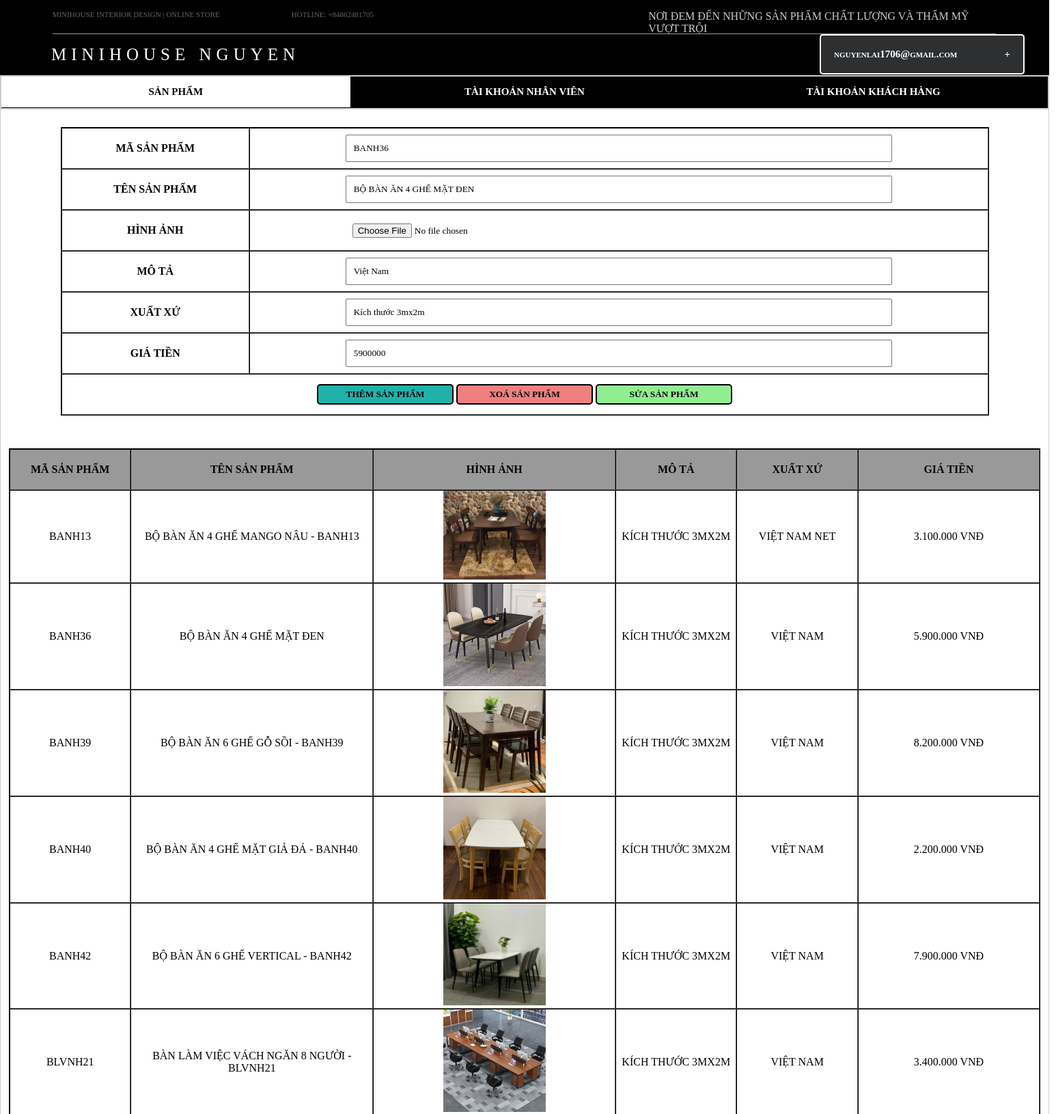
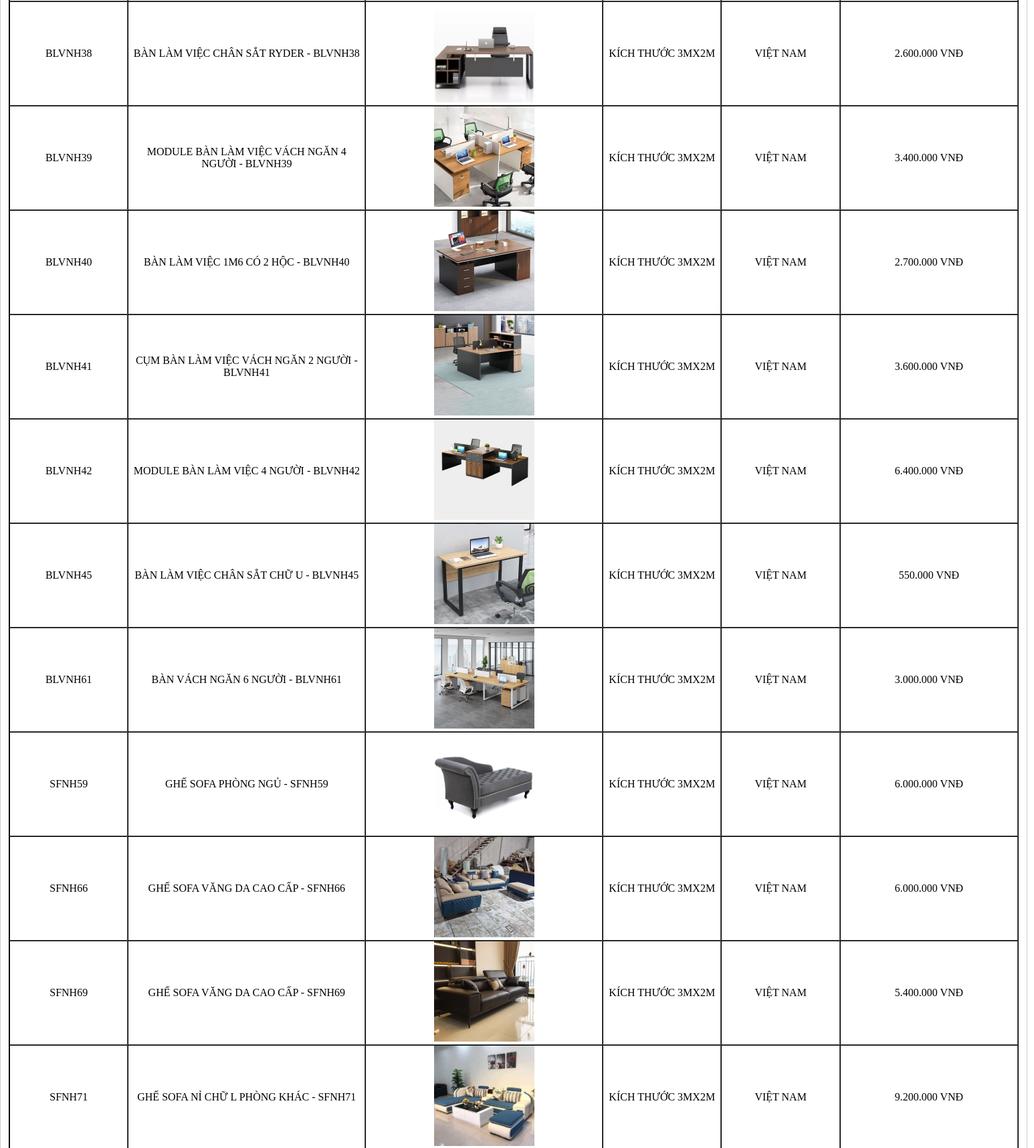
The page /Source/admin-page.php?masp=BANH36 (signed in, upper part) on the database its author committed (2 pictures, top to bottom).
### tables this page shows
CREATE TABLE IF NOT EXISTS `sanpham` (
  `masp` varchar(100) NOT NULL,
  `tensp` varchar(255) NOT NULL,
  `hinhanh` varchar(100) NOT NULL,
  `giatien` float NOT NULL,
  `mota` varchar(255) NOT NULL,
  `xuatxu` varchar(255) NOT NULL,
  `madm_fk` varchar(100) DEFAULT NULL,
  `manv_fk` varchar(100) DEFAULT NULL,
  `makho_fk` varchar(100) DEFAULT NULL,
  PRIMARY KEY (`masp`)
);

### controller/clsAdmin.php (the view, shortened to what this page needs)
<?php
    class AdminPage extends myFile{
        function connect() {
            $con = mysqli_connect("localhost", "nguyenhoang", "10897105", "minihouse-website");
            if(!$con) {
                die("Không thể kết nối tới cơ sở dữ liệu");
                exit();
            }
            else {
                mysqli_set_charset($con, "utf8");
                return $con;
            }
        }
        function loadListProduct($sql){
            $link = $this->connect();
            $result = mysqli_query($link,$sql);
            $i = mysqli_num_rows($result);
            if($i>0){
                while($row = mysqli_fetch_array($result)){
                    $masp = $row['masp'];
                    $tensp = $row['tensp'];
                    $hinhanh = $row['hinhanh'];
                    $giatien = $row['giatien'];
                    $mota = $row['mota'];
                    $xuatxu = $row['xuatxu'];
                    echo '<tr>
                            <td>
                                <a class="link-product" href="?masp='.$masp.'">'.$masp.'</a>
                            </td>
                            <td><a class="link-product" href="?masp='.$masp.'">'.$tensp.'</a></td>
                            <td><img src="../img/img_products/'.$hinhanh.'" alt="" width="150px"></td>
                            <td><a class="link-product" href="?masp='.$masp.'">'.$mota.'</a></td>
                            <td><a class="link-product" href="?masp='.$masp.'">'.$xuatxu.'</a></td>
                            <td><a class="link-product" href="?masp='.$masp.'">'.number_format($giatien,0," ",".").' VNĐ</a></td>
                        </tr>';
                }
            }
        }
        function getColumnPD($sql){
            $link = $this->connect();
            $result = mysqli_query($link,$sql);
            $i = mysqli_num_rows($result);
            $value = '';
            if($i>0){
                while($row = mysqli_fetch_array($result)){
                    $pdCode = $row[0];
                    $value = $pdCode;
                }
            }
            return $value;
        }
    }
?>

### Source/admin-page.php (shortened to what this page needs)
<?php
    include("../controller/clsAdmin.php");
    $p = new AdminPage();
    $getPdCode = 0;
    if(isset($_REQUEST['masp'])){
        $getPdCode = $_REQUEST['masp'];
    }
?>
<!DOCTYPE html>
<html lang="en">
<head>
    <link rel="stylesheet" href="../css/admin-page.css">
</head>
<body>
    <div class="container">
        <div class="header">
            <div class="header-top">
                <div class="top-left">
                    <a class="top-link" href="">MINIHOUSE INTERIOR DESIGN |</a>
                    <a class="top-link" href="">ONLINE STORE</a>
                </div>
                <div class="top-right">HOTLINE: +84862481705</div>
                <div class="slogan-box">
                   NƠI ĐEM ĐẾN NHỮNG SẢN PHẨM CHẤT LƯỢNG VÀ THẨM MỸ VƯỢT TRỘI
                </div>
            </div>
            <div class="header-bottom">
                <div class="text-logo">
                    <a href="" class="text-logo-link" id="text-logo-link">
                        MINIHOUSE NGUYEN HOANG
                    </a>
                </div>
                <?php
                    if($_SESSION['taikhoan']){
                        echo '<div class="username-login">
                                <nav>
                                    <label for="touch"><span id="touch-name">'.$_SESSION['taikhoan'].'</span></label>
                                    <input type="checkbox" name="touch" id="touch">
                                    <ul class="slide">
                                        <li><a href="">ĐỔI MẬT KHẨU</a></li>
                                        <li><a href="adminListOrders.php">QUẢN LÝ ĐƠN HÀNG KHÁCH HÀNG</a></li>
                                        <li><a href="logout.php">ĐĂNG XUẤT</a></li>
                                    </ul>
                                </nav>
                            </div>';
                    }
                ?>
            </div>
        </div>
        <div class="content">
            <div class="tab">
                <button class="tablinks" onclick="openForm(event, 'Products')" id="defaultOpen">SẢN PHẨM</button>
                <button class="tablinks" onclick="openForm(event, 'Employees')" >TÀI KHOẢN NHÂN VIÊN</button>
                <button class="tablinks" onclick="openForm(event, 'Customers')" >TÀI KHOẢN KHÁCH HÀNG</button>
            </div>
            <div class="tabcontent" id="Products">
                <form id="load-product" class="load-product" action="" method="post" enctype="multipart/form-data">
                    <div class="table-control-pd">
                        <table class="table-pd" border="1" cellspacing="0">
                            <tr class="row-pd">
                                <td class="column-pd">MÃ SẢN PHẨM</td>
                                <td class="column-pd">
                                    <input type="text" class="pd-code pd" name="pd-code" id="pd-code" value="<?php echo $p->getColumnPD("select masp from sanpham where masp='$getPdCode'") ?>">
                                </td>
                            </tr>
                            <tr class="row-pd">
                                <td class="column-pd">TÊN SẢN PHẨM</td>
                                <td class="column-pd">
                                    <input type="text" class="pd-name pd" name="pd-name" id="pd-name" value="<?php echo $p->getColumnPD("select tensp from sanpham where masp='$getPdCode'") ?>">
                                </td>
                            </tr>
                            <tr class="row-pd">
                                <td class="column-pd">HÌNH ẢNH</td>
                                <td class="column-pd">
                                    <input type="file" class="pd-image pd" name="pd-image" id="pd-image" value="<?php echo $p->getColumnPD("select hinhanh from sanpham where masp='$getPdCode'") ?>">
                                </td>
                            </tr>
                            <tr class="row-pd">
                                <td class="column-pd">MÔ TẢ</td>
                                <td class="column-pd">
                                    <input type="text" class="pd-origin pd" name="pd-origin" id="pd-origin" value="<?php echo $p->getColumnPD("select xuatxu from sanpham where masp='$getPdCode'") ?>">
                                </td>
                            </tr>
                            <tr class="row-pd">
                                <td class="column-pd">XUẤT XỨ</td>
                                <td class="column-pd">
                                    <input type="text" class="pd-description pd" name="pd-description" id="pd-description" value="<?php echo $p->getColumnPD("select mota from sanpham where masp='$getPdCode'") ?>">
                                </td>
                            </tr>
                            <tr class="row-pd">
                                <td class="column-pd">GIÁ TIỀN</td>
                                <td class="column-pd">
                                    <input type="text" class="pd-price pd" name="pd-price" id="pd-price" value="<?php echo $p->getColumnPD("select giatien from sanpham where masp='$getPdCode'") ?>">
                                </td>
                            </tr>
                            <tr class="row-pd">
                                <td class="column-pd" colspan="2">
                                    <button class="btn-add-pd" name="btn-pd" id="btn-add-pd" value="THÊM SẢN PHẨM">THÊM SẢN PHẨM</button>
                                    <button class="btn-delete-pd" name="btn-pd" id="btn-delete-pd" value="XOÁ SẢN PHẨM">XOÁ SẢN PHẨM</button>
                                    <button class="btn-update-pd" name="btn-pd" id="btn-update-pd" value="SỬA SẢN PHẨM">SỬA SẢN PHẨM</button>
                                </td>
                            </tr>
                        </table>
                    </div>
                </form>
                <form action="" method="POST">
                    <table border="1" cellspacing="0">
                        <tr>
                            <th>MÃ SẢN PHẨM</th>
                            <th>TÊN SẢN PHẨM</th>
                            <th>HÌNH ẢNH</th>
                            <th>MÔ TẢ</th>
                            <th>XUẤT XỨ</th>
                            <th>GIÁ TIỀN</th>
                        </tr>
                        <?php
                            $p->loadListProduct("select * from sanpham order by masp asc");
                        ?>
                    </table>
                </form>
            </div>
        </div>
    </div>
</body>
</html>

### css/admin-page.css (style rules this page uses)
:root { --background: #000; --color: #fff; --primary-font: Fira sans; }
* { box-sizing: border-box; padding: 0; margin: 0; font-family: Fira sans; }
.container { width: 1536px; height: 1835px; font-family: var(--primary-font); }
.header { width: 1536px; height: 110px; background-color: var(--background); color: var(--color); }
.header-top { width: 90%; height: 50px; border-bottom: 1px solid #999; display: flex; align-content: center; display: block; margin: 0 auto; position: relative; }
.top-left { width: 400px; height: 18px; font-size: 11px; position: absolute; top: 15px; }
.top-link { text-decoration: none; color: #666; }
.top-right { width: 200px; height: 20px; font-size: 11px; color: #666; position: absolute; top: 15px; left: 350px; }
.slogan-box { width: 510px; height: 30px; position: absolute; top: 15px; right: 0; color: #ccc; }
.header-bottom { width: 1536px; height: 60px; }
.text-logo { width: 500px; height: 60px; position: absolute; left: 75px; letter-spacing: 7px; font-weight: 300; font-size: 25px; line-height: 60px; }
.text-logo-link { color: var(--color); text-decoration: none; }
.username-login { width: 300px; height: 60px; position: absolute; left: 1200px; }
nav { width: 300px; background-color: #2d2f31; margin: 40px auto; }
span#touch-name { padding: 19px; border-radius: 5px; border: 2px solid #fff; background: #2d2f31; color: #fff; font-size: 15px; font-weight: bold; font-variant: small-caps; cursor: pointer; display: block; margin-top: -40px; }
span#touch-name::after { float: right; right: 10%; content: "+"; }
.content { width: 100%; height: 800px; }
.tab { width: 100%; height: 50px; overflow: hidden; border: 2px solid #ccc; background-color: #000; }
.tab button { width: 33.33%; font-weight: bold; font-size: 15px; background-color: inherit; float: left; color: #fff; border: none; outline: none; cursor: pointer; padding: 14px 16px; transition: .3s; }
.tab button.active { background-color: #fff; color: #000; }
.tabcontent { display: none; padding: 6px 12px; border: 1px solid #ccc; border-top: none; }
table { width: 100%; margin-top: 20px; border: 1px solid #000; text-transform: uppercase; }
tr:first-child { width: 100%; height: 60px; background-color: #999; }
tr { width: 100%; height: 60px; }
td:nth-child(1), th:nth-child(1) { width: 10%; text-align: center; }
td:nth-child(2), th:nth-child(2) { width: 20%; text-align: center; }
td:nth-child(3), th:nth-child(3) { width: 20%; text-align: center; }
td:nth-child(4), th:nth-child(4) { width: 10%; text-align: center;; }
td:nth-child(5), th:nth-child(5) { width: 10%; text-align: center; }
td:nth-child(6), th:nth-child(6) { width: 15%; text-align: center; }
.link-product { color: #000; text-decoration: none; }
.table-control-pd { width: 90%; display: block; margin: 0 auto; height: 450px; font-weight: bold; text-align: center; }
tr.row-pd { font-weight: bold; background-color: #fff; }
input.pd { width: 800px; padding: 10px; }
.btn-add-pd { width: 200px; padding: 5px; border: 2px solid #000; border-radius: 5px; font-weight: bold; background-color: lightseagreen; }
.btn-delete-pd { width: 200px; padding: 5px; border: 2px solid #000; border-radius: 5px; font-weight: bold; background-color: lightcoral; }
.btn-update-pd { width: 200px; padding: 5px; border: 2px solid #000; border-radius: 5px; font-weight: bold; background-color: lightgreen; }

### rows shown on the page
sanpham: pd-code "BANH36", pd-name "BỘ BÀN ĂN 4 GHẾ MẶT ĐEN", pd-origin "Việt Nam", pd-description "Kích thước 3mx2m", pd-price "5900000", masp "BANH36", tensp "BỘ BÀN ĂN 4 GHẾ MẶT ĐEN", hinhanh (picture), mota "KÍCH THƯỚC 3MX2M", xuatxu "VIỆT NAM", giatien "5.900.000"
sanpham: masp "BANH13", tensp "BỘ BÀN ĂN 4 GHẾ MANGO NÂU - BANH13", hinhanh (picture), mota "KÍCH THƯỚC 3MX2M", xuatxu "VIỆT NAM NET", giatien "3.100.000"
sanpham: masp "BANH39", tensp "BỘ BÀN ĂN 6 GHẾ GỖ SỒI - BANH39", hinhanh (picture), mota "KÍCH THƯỚC 3MX2M", xuatxu "VIỆT NAM", giatien "8.200.000"
sanpham: masp "BANH40", tensp "BỘ BÀN ĂN 4 GHẾ MẶT GIẢ ĐÁ - BANH40", hinhanh (picture), mota "KÍCH THƯỚC 3MX2M", xuatxu "VIỆT NAM", giatien "2.200.000"
sanpham: masp "BANH42", tensp "BỘ BÀN ĂN 6 GHẾ VERTICAL - BANH42", hinhanh (picture), mota "KÍCH THƯỚC 3MX2M", xuatxu "VIỆT NAM", giatien "7.900.000"
sanpham: masp "BLVNH21", tensp "BÀN LÀM VIỆC VÁCH NGĂN 8 NGƯỜI - BLVNH21", hinhanh (picture), mota "KÍCH THƯỚC 3MX2M", xuatxu "VIỆT NAM", giatien "3.400.000"
sanpham: masp "BLVNH38", tensp "BÀN LÀM VIỆC CHÂN SẮT RYDER - BLVNH38", hinhanh (picture), mota "KÍCH THƯỚC 3MX2M", xuatxu "VIỆT NAM", giatien "2.600.000"
sanpham: masp "BLVNH39", tensp "MODULE BÀN LÀM VIỆC VÁCH NGĂN 4 NGƯỜI - BLVNH39", hinhanh (picture), mota "KÍCH THƯỚC 3MX2M", xuatxu "VIỆT NAM", giatien "3.400.000"
sanpham: masp "BLVNH40", tensp "BÀN LÀM VIỆC 1M6 CÓ 2 HỘC - BLVNH40", hinhanh (picture), mota "KÍCH THƯỚC 3MX2M", xuatxu "VIỆT NAM", giatien "2.700.000"
sanpham: masp "BLVNH41", tensp "CỤM BÀN LÀM VIỆC VÁCH NGĂN 2 NGƯỜI - BLVNH41", hinhanh (picture), mota "KÍCH THƯỚC 3MX2M", xuatxu "VIỆT NAM", giatien "3.600.000"
sanpham: masp "BLVNH42", tensp "MODULE BÀN LÀM VIỆC 4 NGƯỜI - BLVNH42", hinhanh (picture), mota "KÍCH THƯỚC 3MX2M", xuatxu "VIỆT NAM", giatien "6.400.000"
sanpham: masp "BLVNH45", tensp "BÀN LÀM VIỆC CHÂN SẮT CHỮ U - BLVNH45", hinhanh (picture), mota "KÍCH THƯỚC 3MX2M", xuatxu "VIỆT NAM", giatien "550.000"
sanpham: masp "BLVNH61", tensp "BÀN VÁCH NGĂN 6 NGƯỜI - BLVNH61", hinhanh (picture), mota "KÍCH THƯỚC 3MX2M", xuatxu "VIỆT NAM", giatien "3.000.000"
sanpham: masp "SFNH59", tensp "GHẾ SOFA PHÒNG NGỦ - SFNH59", hinhanh (picture), mota "KÍCH THƯỚC 3MX2M", xuatxu "VIỆT NAM", giatien "6.000.000"
sanpham: masp "SFNH66", tensp "GHẾ SOFA VĂNG DA CAO CẤP - SFNH66", hinhanh (picture), mota "KÍCH THƯỚC 3MX2M", xuatxu "VIỆT NAM", giatien "6.000.000"
sanpham: masp "SFNH69", tensp "GHẾ SOFA VĂNG DA CAO CẤP - SFNH69", hinhanh (picture), mota "KÍCH THƯỚC 3MX2M", xuatxu "VIỆT NAM", giatien "5.400.000"
sanpham: masp "SFNH71", tensp "GHẾ SOFA NỈ CHỮ L PHÒNG KHÁC - SFNH71", hinhanh (picture), mota "KÍCH THƯỚC 3MX2M", xuatxu "VIỆT NAM", giatien "9.200.000"

### other values the page prints
$_SESSION['taikhoan'] "nguyenlai1706@gmail.com"
